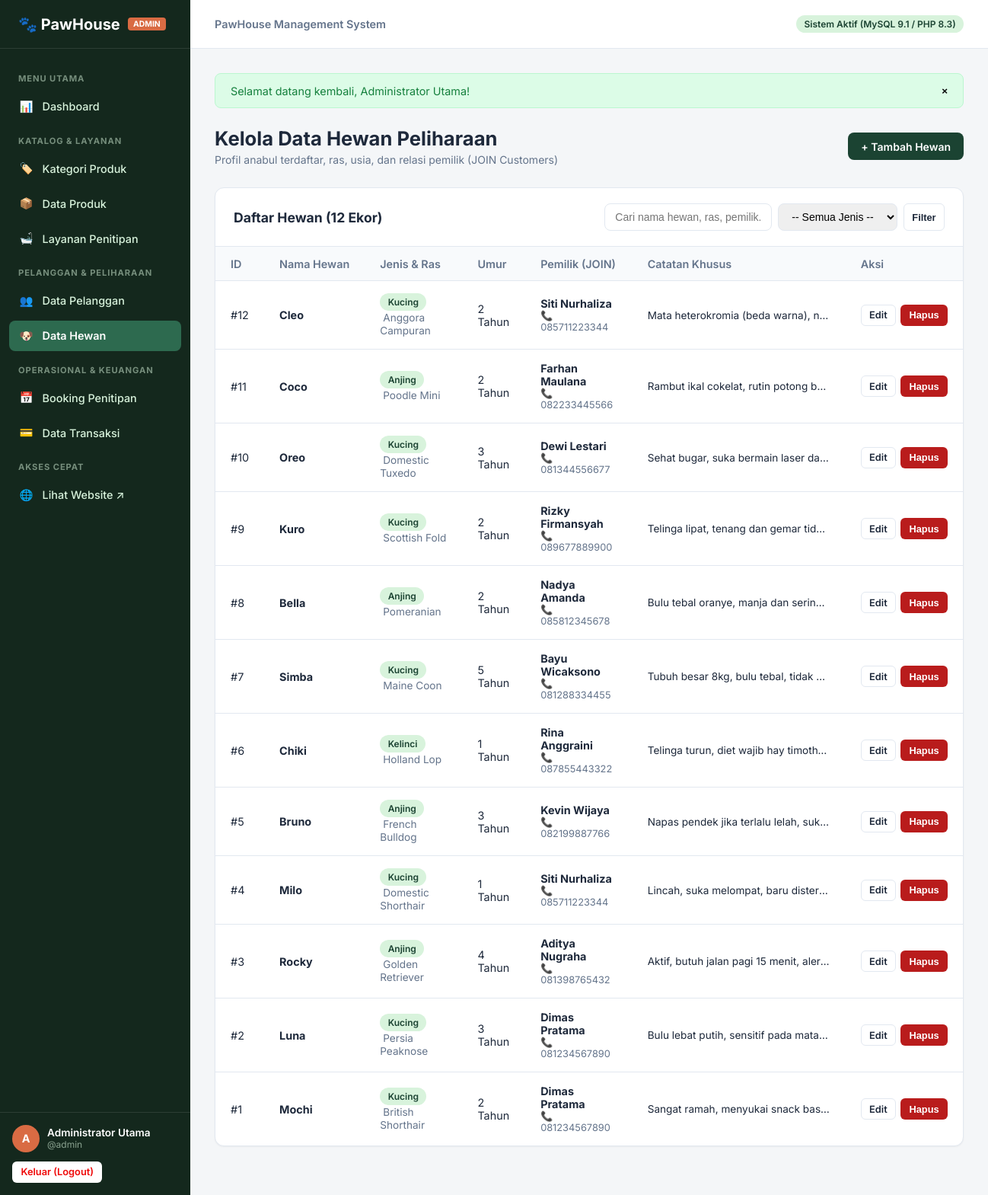
Page /admin/pets/index.php (signed in) on the committed database.
### tables this page shows
CREATE TABLE `pets` (
  `id` INT AUTO_INCREMENT PRIMARY KEY,
  `customer_id` INT NOT NULL,
  `name` VARCHAR(100) NOT NULL,
  `type` VARCHAR(50) NOT NULL,
  `breed` VARCHAR(100) NULL,
  `age` INT NOT NULL DEFAULT 1,
  `notes` TEXT NULL,
  `created_at` TIMESTAMP DEFAULT CURRENT_TIMESTAMP,
  CONSTRAINT `fk_pets_customer` FOREIGN KEY (`customer_id`) 
    REFERENCES `customers` (`id`) ON UPDATE CASCADE ON DELETE CASCADE
);

CREATE TABLE `customers` (
  `id` INT AUTO_INCREMENT PRIMARY KEY,
  `name` VARCHAR(100) NOT NULL,
  `phone` VARCHAR(20) NOT NULL,
  `email` VARCHAR(100) NULL,
  `address` TEXT NULL,
  `created_at` TIMESTAMP DEFAULT CURRENT_TIMESTAMP
);

### config/database.php (called while the page is built, shortened)
<?php
function base_url(string $path = ''): string {
    return BASE_URL . ($path ? '/' . ltrim($path, '/') : '');
}

### includes/functions.php (called while the page is built, shortened)
<?php
function e(?string $value): string {
    return htmlspecialchars((string)$value, ENT_QUOTES, 'UTF-8');
}

### admin/pets/index.php (the view, shortened to what this page needs)
<?php
require_once __DIR__ . '/../../config/database.php';
require_once __DIR__ . '/../../includes/functions.php';
$pdo = db();
$search = trim($_GET['q'] ?? '');
$sql = "
    SELECT
        pet.*,
        cust.name AS owner_name,
        cust.phone AS owner_phone
    FROM pets pet
    JOIN customers cust ON pet.customer_id = cust.id
    WHERE 1=1
";
$params = [];
$sql .= " ORDER BY pet.id DESC";
$stmt = $pdo->prepare($sql);
$stmt->execute($params);
$pets = $stmt->fetchAll();
require_once __DIR__ . '/../../includes/admin-header.php';
?>
<div class="page-header">
    <div>
        <h1 class="page-title">Kelola Data Hewan Peliharaan</h1>
        <p class="page-subtitle">Profil anabul terdaftar, ras, usia, dan relasi pemilik (JOIN Customers)</p>
    </div>
    <div>
        <a href="<?= base_url('admin/pets/create.php') ?>" class="btn btn-primary">+ Tambah Hewan</a>
    </div>
</div>
<div class="data-card">
    <div class="data-card-header">
        <h2 class="data-card-title">Daftar Hewan (<?= count($pets) ?> Ekor)</h2>
        <div class="card-toolbar">
            <form action="<?= base_url('admin/pets/index.php') ?>" method="GET" style="display:flex; gap:0.5rem; flex-wrap:wrap;">
                <input type="text" name="q" class="search-input" placeholder="Cari nama hewan, ras, pemilik..." value="<?= e($search) ?>">
                <select name="type" class="search-input" style="min-width: 140px;">
                    <option value="">-- Semua Jenis --</option>
                </select>
                <button type="submit" class="btn btn-outline btn-sm">Filter</button>
            </form>
        </div>
    </div>
    <div class="table-responsive">
        <table class="admin-table">
            <thead>
                <tr>
                    <th style="width: 50px;">ID</th>
                    <th>Nama Hewan</th>
                    <th>Jenis & Ras</th>
                    <th>Umur</th>
                    <th>Pemilik (JOIN)</th>
                    <th>Catatan Khusus</th>
                    <th style="width: 140px;">Aksi</th>
                </tr>
            </thead>
            <tbody>
                <?php if (empty($pets)): ?>
                    <tr>
                        <td colspan="7" class="empty-state">Tidak ada data hewan ditemukan.</td>
                    </tr>
                <?php else: ?>
                    <?php foreach ($pets as $p): ?>
                        <tr>
                            <td>#<?= e($p['id']) ?></td>
                            <td><strong><?= e($p['name']) ?></strong></td>
                            <td>
                                <span class="badge badge-primary"><?= e($p['type']) ?></span>
                                <span style="font-size: 0.85rem; color: var(--admin-text-muted); margin-left: 4px;"><?= e($p['breed'] ?: 'Campuran') ?></span>
                            </td>
                            <td><?= e($p['age']) ?> Tahun</td>
                            <td>
                                <div><strong><?= e($p['owner_name']) ?></strong></div>
                                <div style="font-size: 0.8rem; color: var(--admin-text-muted);">📞 <?= e($p['owner_phone']) ?></div>
                            </td>
                            <td>
                                <div style="font-size: 0.85rem; max-width: 240px; white-space: nowrap; overflow: hidden; text-overflow: ellipsis;">
                                    <?= e($p['notes'] ?: '-') ?>
                                </div>
                            </td>
                            <td>
                                <div class="actions-cell">
                                    <a href="<?= base_url('admin/pets/edit.php?id=' . $p['id']) ?>" class="btn btn-outline btn-sm">Edit</a>
                                    <form action="<?= base_url('admin/pets/delete.php') ?>" method="POST" class="form-delete" data-name="hewan <?= e($p['name']) ?>" style="display:inline;">
                                        <button type="submit" class="btn btn-danger btn-sm">Hapus</button>
                                    </form>
                                </div>
                            </td>
                        </tr>
                    <?php endforeach; ?>
                <?php endif; ?>
            </tbody>
        </table>
    </div>
</div>
<?php require_once __DIR__ . '/../../includes/admin-footer.php'; ?>

### assets/css/admin.css (style rules this page uses)
:root { --admin-sidebar-bg: #14281D; --admin-sidebar-hover: #1E3F2E; --admin-sidebar-active: #2D6A4F; --admin-sidebar-text: #D8F3DC; --color-primary: #1B4332; --color-primary-light: #2D6A4F; --color-accent: #D96B43; --color-accent-hover: #BF5730; --admin-bg: #F4F6F8; --admin-surface: #FFFFFF; --admin-border: #E2E8F0; --admin-text: #1E293B; --admin-text-muted: #64748B; --color-success: #15803D; --color-success-bg: #DCFCE7; --color-warning: #B45309; --color-warning-bg: #FEF3C7; --color-danger: #B91C1C; --color-danger-bg: #FEE2E2; --color-info: #0369A1; --color-info-bg: #E0F2FE; --sidebar-width: 250px; --header-height: 64px; --radius-sm: 6px; --radius-md: 8px; --radius-lg: 12px; --shadow-sm: 0 1px 2px 0 rgba(0, 0, 0, 0.05); --shadow-md: 0 4px 6px -1px rgba(0, 0, 0, 0.1), 0 2px 4px -1px rgba(0, 0, 0, 0.06); }
*, *::before, *::after { box-sizing: border-box; margin: 0; padding: 0; }
body { font-family: 'Inter', -apple-system, BlinkMacSystemFont, 'Segoe UI', Roboto, sans-serif; color: var(--admin-text); background: var(--admin-bg); min-height: 100vh; display: flex; }
.page-header { display: flex; justify-content: space-between; align-items: center; margin-bottom: 1.75rem; flex-wrap: wrap; gap: 1rem; }
.page-title { font-size: 1.6rem; font-weight: 700; color: var(--admin-text); }
.page-subtitle { font-size: 0.875rem; color: var(--admin-text-muted); margin-top: 0.25rem; }
.data-card { background: var(--admin-surface); border: 1px solid var(--admin-border); border-radius: var(--radius-lg); box-shadow: var(--shadow-sm); margin-bottom: 2rem; overflow: hidden; }
.data-card-header { padding: 1.25rem 1.5rem; border-bottom: 1px solid var(--admin-border); display: flex; justify-content: space-between; align-items: center; flex-wrap: wrap; gap: 1rem; }
.data-card-title { font-size: 1.1rem; font-weight: 700; color: var(--admin-text); }
.card-toolbar { display: flex; gap: 0.75rem; align-items: center; flex-wrap: wrap; }
.search-input { padding: 0.5rem 0.85rem; font-size: 0.875rem; border: 1px solid var(--admin-border); border-radius: var(--radius-md); min-width: 220px; }
.table-responsive { width: 100%; overflow-x: auto; }
.admin-table { width: 100%; border-collapse: collapse; text-align: left; font-size: 0.9rem; }
.admin-table th { background: #F8FAFC; padding: 0.85rem 1.25rem; font-weight: 600; color: var(--admin-text-muted); border-bottom: 1px solid var(--admin-border); white-space: nowrap; }
.admin-table td { padding: 1rem 1.25rem; border-bottom: 1px solid var(--admin-border); color: var(--admin-text); vertical-align: middle; }
.admin-table tbody tr:last-child td { border-bottom: none; }
.actions-cell { display: flex; align-items: center; gap: 6px; white-space: nowrap; }
.btn { display: inline-flex; align-items: center; justify-content: center; gap: 6px; padding: 0.55rem 1rem; font-size: 0.875rem; font-weight: 600; border-radius: var(--radius-md); border: 1px solid transparent; cursor: pointer; text-decoration: none; transition: all 0.15s ease; }
.btn-primary { background: var(--color-primary); color: #FFFFFF; }
.btn-outline { background: #FFFFFF; border-color: var(--admin-border); color: var(--admin-text); }
.btn-danger { background: var(--color-danger); color: #FFFFFF; }
.btn-sm { padding: 0.35rem 0.65rem; font-size: 0.8rem; border-radius: var(--radius-sm); }
.badge { display: inline-block; padding: 0.25rem 0.65rem; font-size: 0.75rem; font-weight: 600; border-radius: 9999px; white-space: nowrap; }
.badge-primary { background: #D8F3DC; color: #1B4332; }

### rows in the picture
pets: id "12", name "Cleo", type "Kucing", breed "Anggora Campuran", age "2", customer.name "Siti Nurhaliza", customer.phone "085711223344", notes "Mata heterokromia (beda warna), n…"
pets: id "11", name "Coco", type "Anjing", breed "Poodle Mini", age "2", customer.name "Farhan Maulana", customer.phone "082233445566", notes "Rambut ikal cokelat, rutin potong b…"
pets: id "10", name "Oreo", type "Kucing", breed "Domestic Tuxedo", age "3", customer.name "Dewi Lestari", customer.phone "081344556677", notes "Sehat bugar, suka bermain laser da…"
pets: id "9", name "Kuro", type "Kucing", breed "Scottish Fold", age "2", customer.name "Rizky Firmansyah", customer.phone "089677889900", notes "Telinga lipat, tenang dan gemar tid…"
pets: id "8", name "Bella", type "Anjing", breed "Pomeranian", age "2", customer.name "Nadya Amanda", customer.phone "085812345678", notes "Bulu tebal oranye, manja dan serin…"
pets: id "7", name "Simba", type "Kucing", breed "Maine Coon", age "5", customer.name "Bayu Wicaksono", customer.phone "081288334455", notes "Tubuh besar 8kg, bulu tebal, tidak…"
pets: id "6", name "Chiki", type "Kelinci", breed "Holland Lop", age "1", customer.name "Rina Anggraini", customer.phone "087855443322", notes "Telinga turun, diet wajib hay timoth…"
pets: id "5", name "Bruno", type "Anjing", breed "French Bulldog", age "3", customer.name "Kevin Wijaya", customer.phone "082199887766", notes "Napas pendek jika terlalu lelah, suk…"
pets: id "4", name "Milo", type "Kucing", breed "Domestic Shorthair", age "1", customer.name "Siti Nurhaliza", customer.phone "085711223344", notes "Lincah, suka melompat, baru dister…"
pets: id "3", name "Rocky", type "Anjing", breed "Golden Retriever", age "4", customer.name "Aditya Nugraha", customer.phone "081398765432", notes "Aktif, butuh jalan pagi 15 menit, aler…"
pets: id "2", name "Luna", type "Kucing", breed "Persia Peaknose", age "3", customer.name "Dimas Pratama", customer.phone "081234567890", notes "Bulu lebat putih, sensitif pada mata…"
pets: id "1", name "Mochi", type "Kucing", breed "British Shorthair", age "2", customer.name "Dimas Pratama", customer.phone "081234567890", notes "Sangat ramah, menyukai snack bas…"

### other values in the picture
$currentAdmin['role'] "ADMIN"
substr($currentAdmin['name'] ?? 'A', 0, 1) "A"
$currentAdmin['name'] "Administrator Utama"
$currentAdmin['username'] "admin"
$flash['message'] "Selamat datang kembali, Administrator Utama!"
count($pets) "12"
